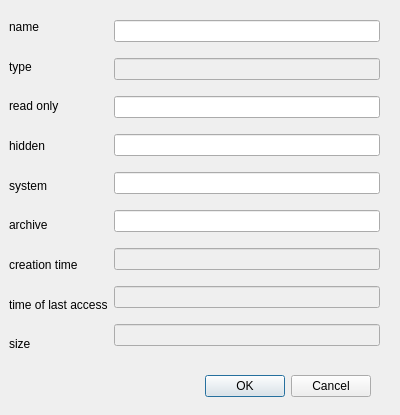
<?xml version="1.0" encoding="UTF-8"?>
<ui version="4.0">
 <class>properties</class>
 <widget class="QDialog" name="properties">
  <property name="geometry">
   <rect>
    <x>0</x>
    <y>0</y>
    <width>400</width>
    <height>415</height>
   </rect>
  </property>
  <property name="windowTitle">
   <string>Dialog</string>
  </property>
  <widget class="QDialogButtonBox" name="buttonBox">
   <property name="geometry">
    <rect>
     <x>30</x>
     <y>370</y>
     <width>341</width>
     <height>32</height>
    </rect>
   </property>
   <property name="orientation">
    <enum>Qt::Horizontal</enum>
   </property>
   <property name="standardButtons">
    <set>QDialogButtonBox::Cancel|QDialogButtonBox::Ok</set>
   </property>
  </widget>
  <widget class="QWidget" name="">
   <property name="geometry">
    <rect>
     <x>9</x>
     <y>10</y>
     <width>371</width>
     <height>351</height>
    </rect>
   </property>
   <layout class="QHBoxLayout" name="horizontalLayout">
    <item>
     <layout class="QVBoxLayout" name="verticalLayout">
      <item>
       <widget class="QLabel" name="label_8">
        <property name="text">
         <string>name</string>
        </property>
       </widget>
      </item>
      <item>
       <widget class="QLabel" name="type">
        <property name="text">
         <string>type</string>
        </property>
       </widget>
      </item>
      <item>
       <widget class="QLabel" name="label_2">
        <property name="text">
         <string>read only</string>
        </property>
       </widget>
      </item>
      <item>
       <widget class="QLabel" name="label_3">
        <property name="text">
         <string>hidden</string>
        </property>
       </widget>
      </item>
      <item>
       <widget class="QLabel" name="label_4">
        <property name="text">
         <string>system</string>
        </property>
       </widget>
      </item>
      <item>
       <widget class="QLabel" name="label_5">
        <property name="text">
         <string>archive</string>
        </property>
       </widget>
      </item>
      <item>
       <widget class="QLabel" name="label">
        <property name="text">
         <string>creation time</string>
        </property>
       </widget>
      </item>
      <item>
       <widget class="QLabel" name="label_6">
        <property name="text">
         <string>time of last access</string>
        </property>
       </widget>
      </item>
      <item>
       <widget class="QLabel" name="label_7">
        <property name="text">
         <string>size</string>
        </property>
       </widget>
      </item>
     </layout>
    </item>
    <item>
     <layout class="QVBoxLayout" name="verticalLayout_2">
      <item>
       <widget class="QLineEdit" name="name_lineEdit">
        <property name="enabled">
         <bool>true</bool>
        </property>
       </widget>
      </item>
      <item>
       <widget class="QLineEdit" name="type_lineEdit">
        <property name="enabled">
         <bool>false</bool>
        </property>
       </widget>
      </item>
      <item>
       <widget class="QLineEdit" name="readonly_lineEdit"/>
      </item>
      <item>
       <widget class="QLineEdit" name="hidden_lineEdit"/>
      </item>
      <item>
       <widget class="QLineEdit" name="system_lineEdit"/>
      </item>
      <item>
       <widget class="QLineEdit" name="archive_lineEdit"/>
      </item>
      <item>
       <widget class="QLineEdit" name="creationtime_lineEdit">
        <property name="enabled">
         <bool>false</bool>
        </property>
       </widget>
      </item>
      <item>
       <widget class="QLineEdit" name="lastaccess_lineEdit">
        <property name="enabled">
         <bool>false</bool>
        </property>
       </widget>
      </item>
      <item>
       <widget class="QLineEdit" name="size_lineEdit">
        <property name="enabled">
         <bool>false</bool>
        </property>
       </widget>
      </item>
     </layout>
    </item>
   </layout>
  </widget>
 </widget>
 <resources/>
 <connections>
  <connection>
   <sender>buttonBox</sender>
   <signal>accepted()</signal>
   <receiver>properties</receiver>
   <slot>accept()</slot>
   <hints>
    <hint type="sourcelabel">
     <x>248</x>
     <y>254</y>
    </hint>
    <hint type="destinationlabel">
     <x>157</x>
     <y>274</y>
    </hint>
   </hints>
  </connection>
  <connection>
   <sender>buttonBox</sender>
   <signal>rejected()</signal>
   <receiver>properties</receiver>
   <slot>reject()</slot>
   <hints>
    <hint type="sourcelabel">
     <x>316</x>
     <y>260</y>
    </hint>
    <hint type="destinationlabel">
     <x>286</x>
     <y>274</y>
    </hint>
   </hints>
  </connection>
 </connections>
</ui>
